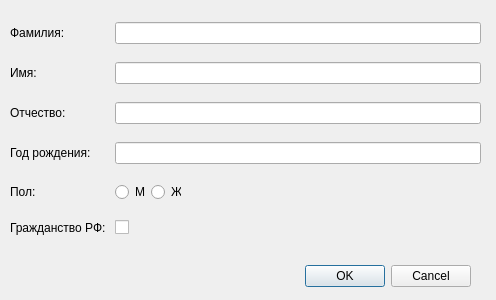
<?xml version="1.0" encoding="UTF-8"?>
<ui version="4.0">
 <class>secondwindow</class>
 <widget class="QDialog" name="secondwindow">
  <property name="geometry">
   <rect>
    <x>0</x>
    <y>0</y>
    <width>496</width>
    <height>300</height>
   </rect>
  </property>
  <property name="windowTitle">
   <string>Dialog</string>
  </property>
  <widget class="QDialogButtonBox" name="buttonBox">
   <property name="geometry">
    <rect>
     <x>170</x>
     <y>260</y>
     <width>301</width>
     <height>32</height>
    </rect>
   </property>
   <property name="orientation">
    <enum>Qt::Horizontal</enum>
   </property>
   <property name="standardButtons">
    <set>QDialogButtonBox::Cancel|QDialogButtonBox::Ok</set>
   </property>
  </widget>
  <widget class="QWidget" name="gridLayoutWidget">
   <property name="geometry">
    <rect>
     <x>10</x>
     <y>10</y>
     <width>471</width>
     <height>241</height>
    </rect>
   </property>
   <layout class="QGridLayout" name="gridLayout">
    <item row="4" column="1">
     <layout class="QHBoxLayout" name="horizontalLayout">
      <property name="rightMargin">
       <number>300</number>
      </property>
      <item>
       <widget class="QRadioButton" name="radioButton">
        <property name="text">
         <string>М</string>
        </property>
       </widget>
      </item>
      <item>
       <widget class="QRadioButton" name="radioButton_2">
        <property name="text">
         <string>Ж</string>
        </property>
       </widget>
      </item>
     </layout>
    </item>
    <item row="1" column="1">
     <widget class="QLineEdit" name="lineEdit_2"/>
    </item>
    <item row="3" column="1">
     <widget class="QLineEdit" name="lineEdit_4"/>
    </item>
    <item row="3" column="0">
     <widget class="QLabel" name="label_4">
      <property name="text">
       <string>Год рождения: </string>
      </property>
     </widget>
    </item>
    <item row="1" column="0">
     <widget class="QLabel" name="label_2">
      <property name="text">
       <string>Имя:</string>
      </property>
     </widget>
    </item>
    <item row="2" column="0">
     <widget class="QLabel" name="label_3">
      <property name="text">
       <string>Отчество:</string>
      </property>
     </widget>
    </item>
    <item row="4" column="0">
     <widget class="QLabel" name="label_5">
      <property name="text">
       <string>Пол:</string>
      </property>
     </widget>
    </item>
    <item row="2" column="1">
     <widget class="QLineEdit" name="lineEdit_3"/>
    </item>
    <item row="0" column="0">
     <widget class="QLabel" name="label">
      <property name="text">
       <string>Фамилия:</string>
      </property>
     </widget>
    </item>
    <item row="0" column="1">
     <widget class="QLineEdit" name="lineEdit"/>
    </item>
    <item row="5" column="0">
     <widget class="QLabel" name="label_6">
      <property name="text">
       <string>Гражданство РФ: </string>
      </property>
     </widget>
    </item>
    <item row="5" column="1">
     <widget class="QCheckBox" name="checkBox">
      <property name="text">
       <string/>
      </property>
     </widget>
    </item>
   </layout>
  </widget>
 </widget>
 <resources/>
 <connections>
  <connection>
   <sender>buttonBox</sender>
   <signal>accepted()</signal>
   <receiver>secondwindow</receiver>
   <slot>accept()</slot>
   <hints>
    <hint type="sourcelabel">
     <x>248</x>
     <y>254</y>
    </hint>
    <hint type="destinationlabel">
     <x>157</x>
     <y>274</y>
    </hint>
   </hints>
  </connection>
  <connection>
   <sender>buttonBox</sender>
   <signal>rejected()</signal>
   <receiver>secondwindow</receiver>
   <slot>reject()</slot>
   <hints>
    <hint type="sourcelabel">
     <x>316</x>
     <y>260</y>
    </hint>
    <hint type="destinationlabel">
     <x>286</x>
     <y>274</y>
    </hint>
   </hints>
  </connection>
 </connections>
</ui>
